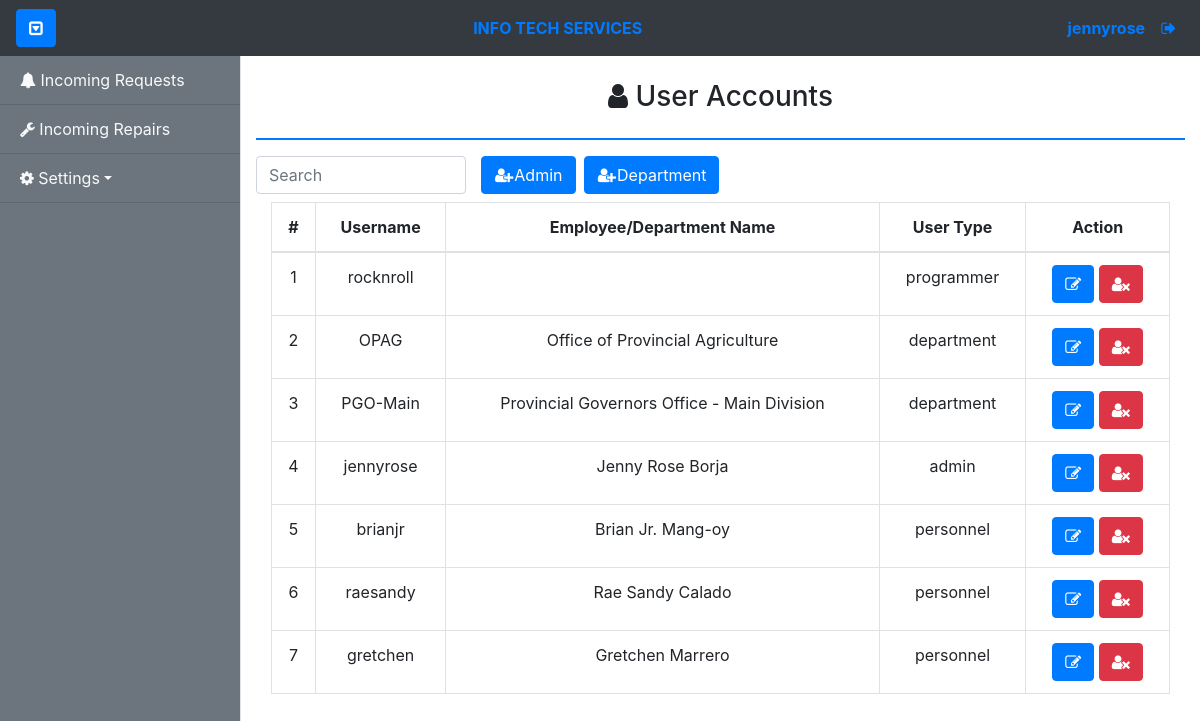
The app's page /admin/settings/user-accounts.php (signed in), older data.
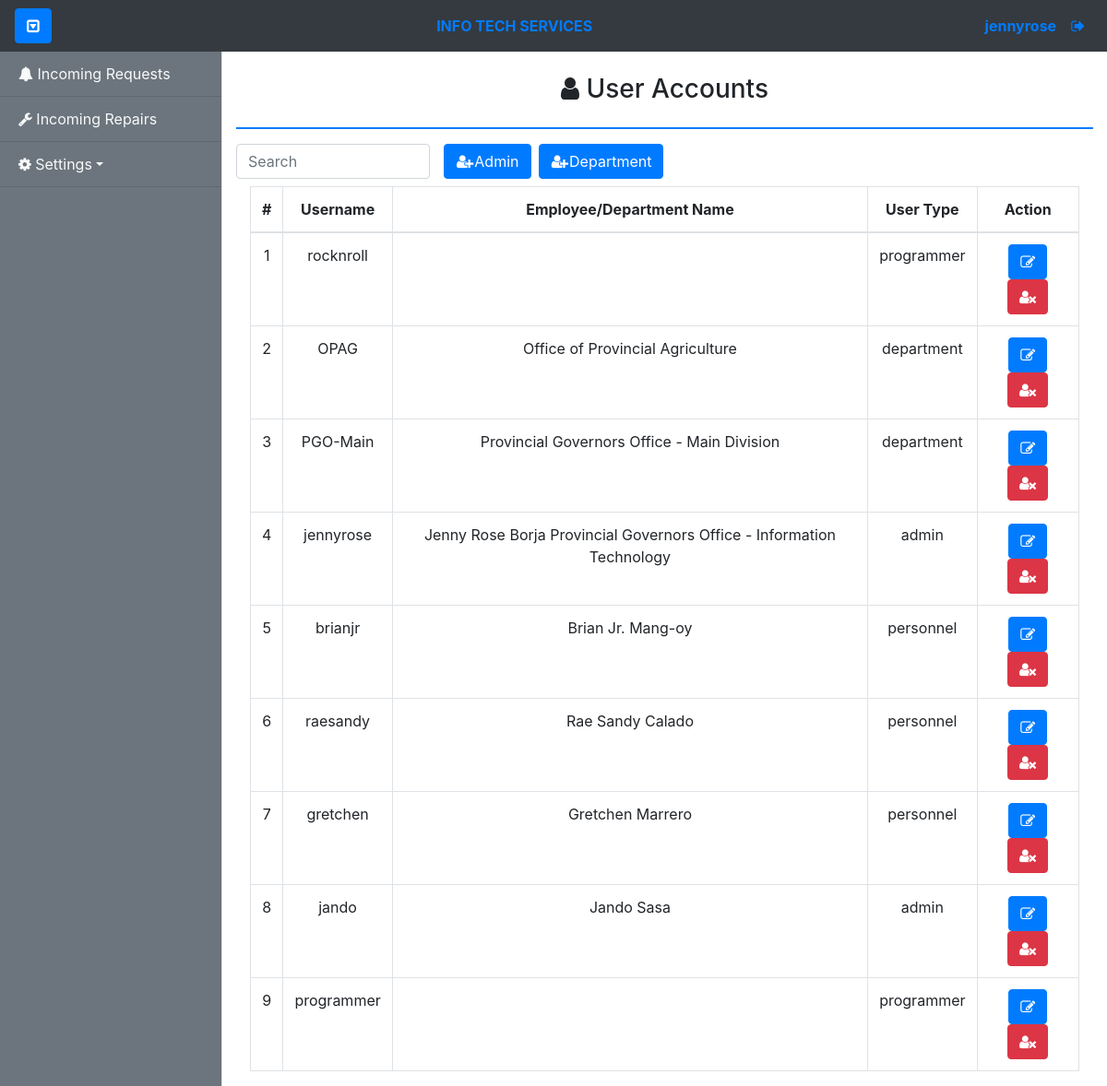
The same page, newer data.
### tables this page shows
CREATE TABLE `useraccount_tbl` (
  `useraccount_id` int(11) NOT NULL,
  `emp_id` int(11) DEFAULT NULL,
  `username` varchar(255) NOT NULL,
  `password` varchar(255) NOT NULL,
  `status` enum('1','0') NOT NULL DEFAULT '1',
  `usertype` enum('programmer','admin','personnel','department') NOT NULL,
  `dept_id` int(11) DEFAULT NULL
);

CREATE TABLE `department_tbl` (
  `dept_id` int(11) NOT NULL,
  `dept_code` varchar(255) NOT NULL,
  `dept_name` varchar(255) NOT NULL
);

CREATE TABLE `employee_tbl` (
  `emp_id` int(11) NOT NULL,
  `dept_id` int(11) DEFAULT NULL,
  `emp_idnum` int(255) NOT NULL,
  `emp_fname` varchar(255) NOT NULL,
  `emp_lname` varchar(255) NOT NULL,
  `emp_position` varchar(255) DEFAULT NULL
);

### config/controllers/controller.php (called while the page is built, shortened)
<?php
class Controller
{
	public function getUserAccount($useraccount_id = null)
	{
		global $con;
		if ($useraccount_id == null) {
			$qry = "SELECT * FROM useraccount_tbl LEFT JOIN employee_tbl ON useraccount_tbl.emp_id=employee_tbl.emp_id LEFT JOIN department_tbl ON useraccount_tbl.dept_id=department_tbl.dept_id";
			if ($con->query($qry)) {
				$result = $con->query($qry);
				if ($result->num_rows != 0) {
					$users = array();
					while ($row = $result->fetch_assoc()) {
						$users[] = $row;
					}
					return $users;
				} else {
					return $result->num_rows;
				}
			} else {
				return false;
			}
		}
	}
}

### tables/useraccounts-tbl.php (the view)
<?php
if($useraccounts == 0 || $useraccounts == false){
?>
  <div class="alert alert-info text-center">
    <?php echo "No Data Found!"; ?>
  </div>
<?php
}else{
?>
    <table class="table table-bordered text-center">
      <thead class="">
        <th>#</th>
        <th>Username</th>
        <th>Employee/Department Name</th>
        <th>User Type</th>
        <th>Action</th>
      </thead>
      <tbody id="table_body">
        <?php
        $ctr = 1;
        foreach ($useraccounts as $key => $value) {
        ?>
        <tr>
          	<td> <?=$ctr?> </td>
          	<td> <?=$value['username']?> </td>
            <td> <?=$value['emp_fname']?> <?=$value['emp_lname']?> <?=$value['dept_name']?> </td>
      	    <td> <?=$value['usertype']?> </td>
            <td>
                <button type="button" class="btn btn-primary edit" id="<?=$value['useraccount_id']?>" data-toggle="tooltip" title="Edit"><i class="fa fa-pencil-square-o" aria-hidden="true"></i></button>
                <?php
                if($value['status'] === '1'){
                	echo '<button type="button" class="btn btn-danger disable" id='.$value["useraccount_id"].' data-toggle="tooltip" title="Disable"><i class="fa fa-user-times" aria-hidden="true"></i></button>';
                }else{
                	echo '<button type="button" class="btn btn-success enable" id='.$value["useraccount_id"].' data-toggle="tooltip" title="Enable"><i class="fa fa-user-circle-o" aria-hidden="true"></i></button>';
                }
               	?>
            </td>
        </tr>
        <?php
        $ctr+=1;
        }
        ?>
      </tbody>
    </table>
  </div>
</div>
<?php
}
?>

Row changes from the older to the newer data that the page shows:
changed useraccount_tbl "jennyrose": dept.dept_name (not shown) → "Provincial Governors Office - Information Technology"
added useraccount_tbl: username "jando", emp.emp_fname "Jando", emp.emp_lname "Sasa", usertype "admin"
added useraccount_tbl: username "programmer", usertype "programmer"
